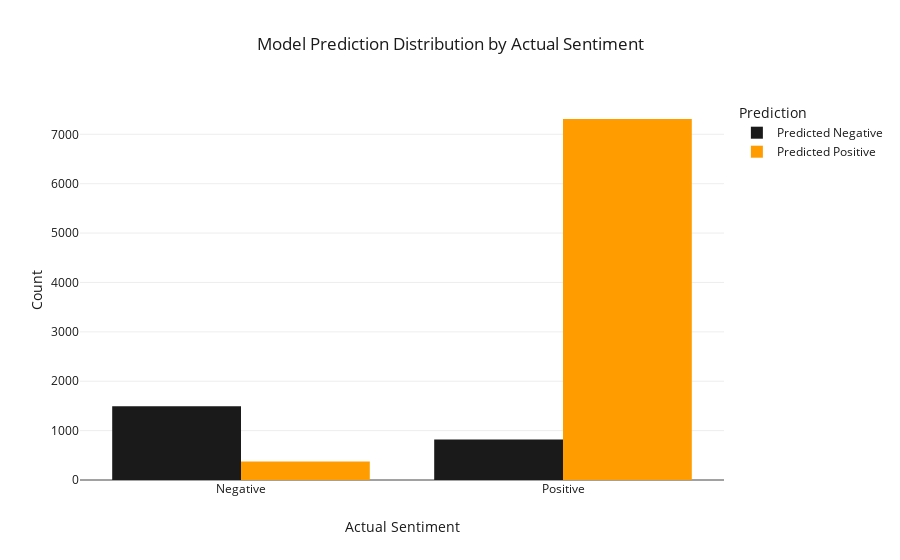

The code cell stored with this chart in its notebook:
### Markdown cell above
## Insight 1: Model Prediction Distribution
We investigate how the model performs across positive and negative classes. Does it have a bias towards one sentiment?

### Code cell
# Confusion Matrix-style breakdown
confusion_data = df.groupby(['sentiment_label', 'predicted_label']).size().reset_index(name='count')
confusion_data['predicted_label_str'] = confusion_data['predicted_label'].map({1: 'Predicted Positive', 0: 'Predicted Negative'})

# Plotting with Asiimov colors
fig = px.bar(
    confusion_data,
    x='sentiment_label',
    y='count',
    color='predicted_label_str',
    title='Model Prediction Distribution by Actual Sentiment',
    color_discrete_map={
        'Predicted Positive': asiimov_colors['orange'],
        'Predicted Negative': asiimov_colors['black']
    },
    barmode='group'
)

fig.update_layout(
    xaxis_title="Actual Sentiment",
    yaxis_title="Count",
    legend_title="Prediction"
)

fig.show()

### Figure 1 — Plotly figure (JSON) as saved in the notebook; plotly's stock layout.template omitted (floating-point values rounded to 4 significant figures)
{"data": [{"alignmentgroup": "True", "hovertemplate": "predicted_label_str=Predicted Negative<br>sentiment_label=%{x}<br>count=%{y}<extra></extra>", "legendgroup": "Predicted Negative", "marker": {"color": "#1a1a1a", "pattern": {"shape": ""}}, "name": "Predicted Negative", "offsetgroup": "Predicted Negative", "orientation": "v", "showlegend": true, "textposition": "auto", "type": "bar", "x": ["Negative", "Positive"], "xaxis": "x", "y": [1491, 822], "yaxis": "y"}, {"alignmentgroup": "True", "hovertemplate": "predicted_label_str=Predicted Positive<br>sentiment_label=%{x}<br>count=%{y}<extra></extra>", "legendgroup": "Predicted Positive", "marker": {"color": "#ff9d00", "pattern": {"shape": ""}}, "name": "Predicted Positive", "offsetgroup": "Predicted Positive", "orientation": "v", "showlegend": true, "textposition": "auto", "type": "bar", "x": ["Negative", "Positive"], "xaxis": "x", "y": [377, 7310], "yaxis": "y"}], "layout": {"barmode": "group", "legend": {"title": {"text": "Prediction"}, "tracegroupgap": 0}, "title": {"text": "Model Prediction Distribution by Actual Sentiment"}, "xaxis": {"anchor": "y", "domain": [0, 1], "title": {"text": "Actual Sentiment"}}, "yaxis": {"anchor": "x", "domain": [0, 1], "title": {"text": "Count"}}}}
